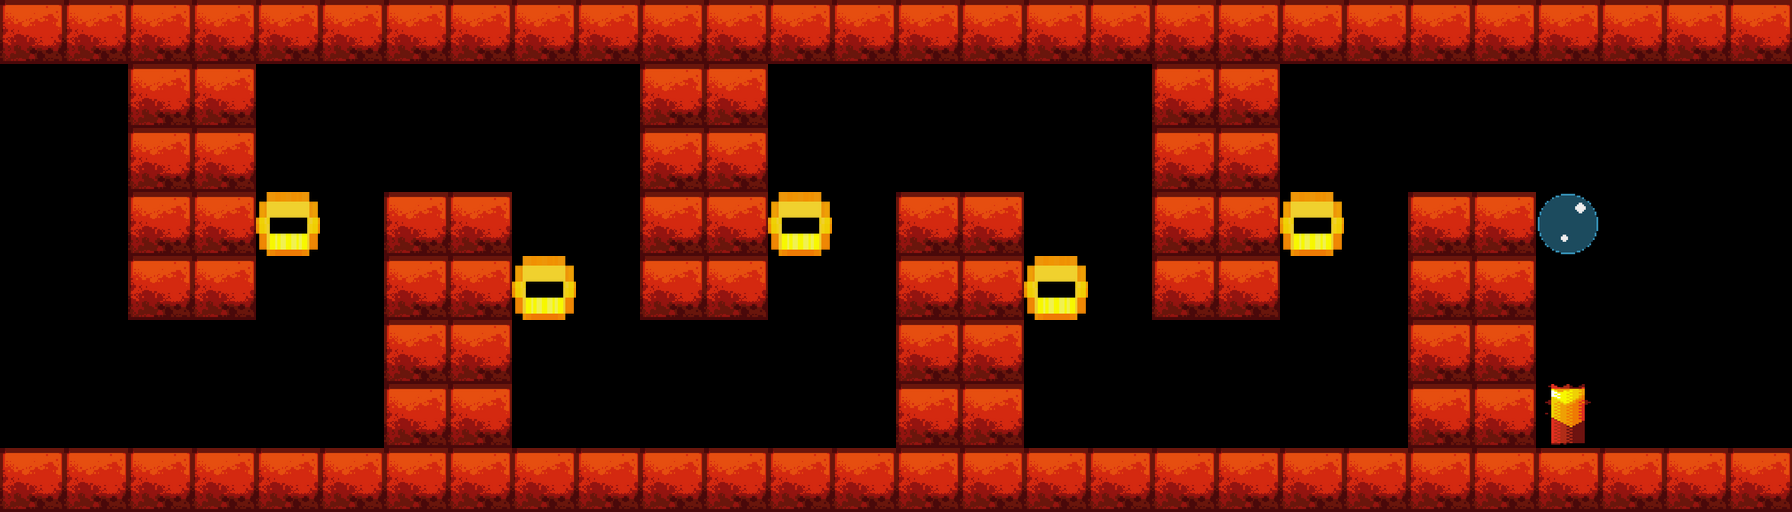

A level layout from a 2D game, rendered from its tile map. Below: a short description, then the map file with its tile-grid data intact:
An orthogonal 28x8 tile map with 64x64 px tiles, 1 tile layer (Tile Layer 1), 9 tilesets.

<map version="1.8" tiledversion="1.8.2" orientation="orthogonal" renderorder="right-down" width="28" height="8" tilewidth="64" tileheight="64" infinite="0" nextlayerid="3" nextobjectid="1">
 <editorsettings>
  <export format="lua" />
 </editorsettings>
 <tileset firstgid="1" source="../buildmap/tileset/START_POINT.tsx" />
 <tileset firstgid="2" source="../buildmap/tileset/GROUND_BLOCK.tsx" />
 <tileset firstgid="3" source="../buildmap/tileset/THORN.tsx" />
 <tileset firstgid="4" source="../buildmap/tileset/dyn_thorn.tsx" />
 <tileset firstgid="5" source="../buildmap/tileset/CHECKPOINT.tsx" />
 <tileset firstgid="6" source="../buildmap/tileset/ring_vertical.tsx" />
 <tileset firstgid="7" source="../buildmap/tileset/ring_horizontal.tsx" />
 <tileset firstgid="8" source="../buildmap/tileset/END_POINT.tsx" />
 <tileset firstgid="9" name="life" tilewidth="64" tileheight="64" tilecount="1" columns="1">
  <image source="../buildmap/tileset/life.png" width="64" height="64" />
 </tileset>
 <layer id="1" name="Tile Layer 1" width="28" height="8">
  <data encoding="csv">
2,2,2,2,2,2,2,2,2,2,2,2,2,2,2,2,2,2,2,2,2,2,2,2,2,2,2,2,
0,0,2,2,0,0,0,0,0,0,2,2,0,0,0,0,0,0,2,2,0,0,0,0,0,0,0,0,
0,0,2,2,0,0,0,0,0,0,2,2,0,0,0,0,0,0,2,2,0,0,0,0,0,0,0,0,
0,0,2,2,7,0,2,2,0,0,2,2,7,0,2,2,0,0,2,2,7,0,2,2,9,0,0,0,
0,0,2,2,0,0,2,2,7,0,2,2,0,0,2,2,7,0,2,2,0,0,2,2,0,0,0,0,
0,0,0,0,0,0,2,2,0,0,0,0,0,0,2,2,0,0,0,0,0,0,2,2,0,0,0,0,
0,0,0,0,0,0,2,2,0,0,0,0,0,0,2,2,0,0,0,0,0,0,2,2,3,0,0,0,
2,2,2,2,2,2,2,2,2,2,2,2,2,2,2,2,2,2,2,2,2,2,2,2,2,2,2,2
</data>
 </layer>
</map>
